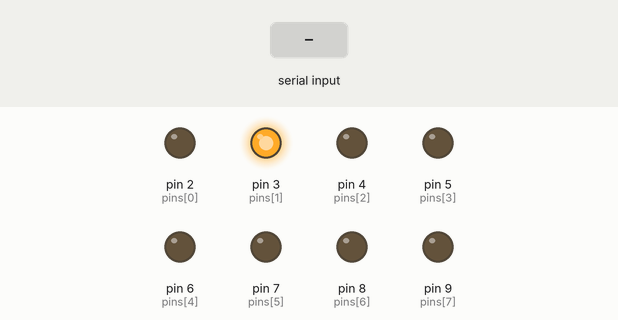
The program below on a simulated Arduino Uno, built with avr-gcc and run on an emulated ATmega328P. Shown: output pins drawn as LEDs (lit = HIGH). The inputs (shaded band) are chosen by the test bench.

Above: at 1.2 s.
1.3 s: byte 30 received over Serial
At 3.0 s:
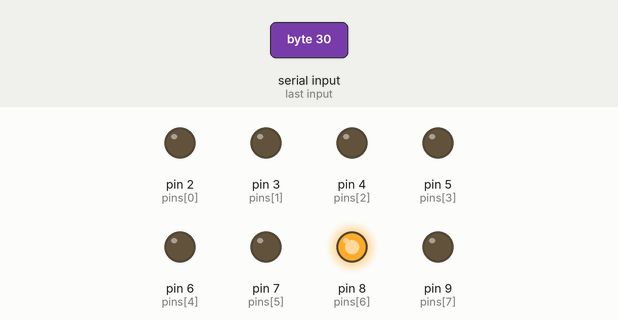
3.5 s: byte 90 received over Serial
At 4.2 s:
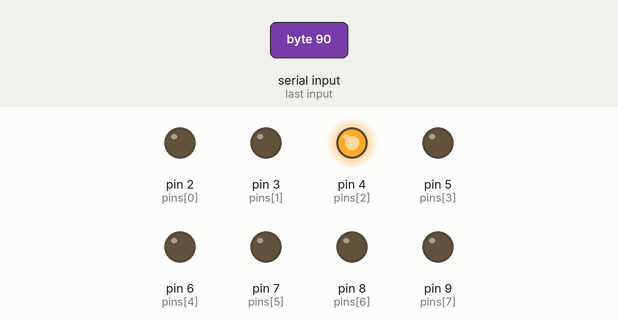
Timing chart, 0 to 6.5 s (numbered marks = the images above; inputs shaded):
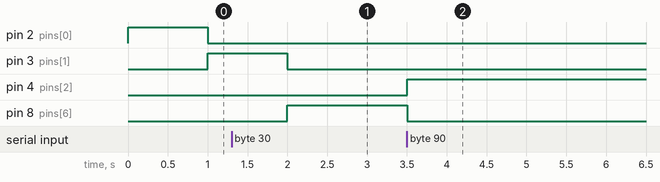

Measured:
- after the input at 1.3 s, pin 4 (pins[2]): stays LOW (without the input it goes to HIGH after 0.70 s); pin 5 (pins[3]): stays LOW (without the input it goes to HIGH after 1.7 s); pin 8 (pins[6]): LOW → HIGH after 0.70 s
- after the input at 3.5 s, pin 4 (pins[2]): LOW → HIGH at once; pin 8 (pins[6]): HIGH → LOW at once

The program:

main.cpp
```cpp
#include <Arduino.h>

#define PIN_RX 0

bool serialModeEnabled = false;
int pins[] = {2, 3, 4, 5, 6, 7, 8, 9};

void turnOnAll() {
  digitalWrite(2, HIGH);
  digitalWrite(3, HIGH);
  digitalWrite(4, HIGH);
  digitalWrite(5, HIGH);
  digitalWrite(6, HIGH);
  digitalWrite(7, HIGH);
  digitalWrite(8, HIGH);
  digitalWrite(9, HIGH);
}

void turnOff() {
  digitalWrite(2, LOW);
  digitalWrite(3, LOW);
  digitalWrite(4, LOW);
  digitalWrite(5, LOW);
  digitalWrite(6, LOW);
  digitalWrite(7, LOW);
  digitalWrite(8, LOW);
  digitalWrite(9, LOW);
}

void turnOn(int i) {
  digitalWrite(pins[i], HIGH);
}

void setup() {
  pinMode(PIN_RX, INPUT);
  pinMode(2, OUTPUT);
  pinMode(3, OUTPUT);
  pinMode(4, OUTPUT);
  pinMode(5, OUTPUT);
  pinMode(6, OUTPUT);
  pinMode(7, OUTPUT);
  pinMode(8, OUTPUT);
  pinMode(9, OUTPUT);

  turnOff();
  Serial.begin(9600);
}

int cycle = 0;
void loop() {
  if (Serial.available() > 0) {
    serialModeEnabled = true;
    int incomingByte = Serial.read();
    if (incomingByte > 0) {
      turnOff();
      int pin = incomingByte % 8;
      turnOn(pin);
    }
  }

  if (!serialModeEnabled) {
    if(cycle < 8) {
      turnOff();
      turnOn(cycle++);
      delay(1000);
    } else {
      turnOnAll();
      delay(1000);
      turnOff();
      delay(1000);
      cycle = 0;
    }
  }
}
```
